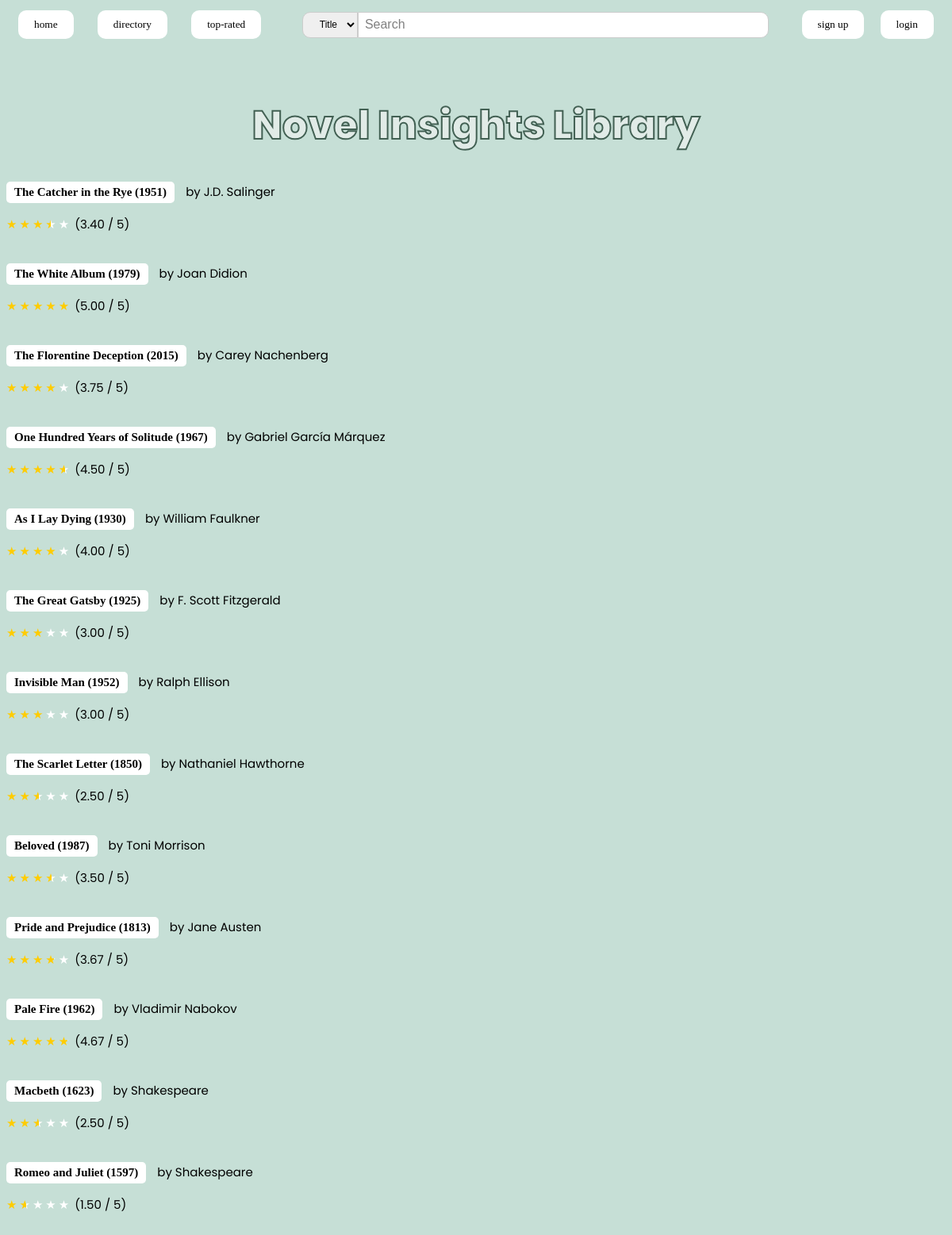
Page /books/list/ on the committed database.
### books/models.py (models this page shows)
class Book(models.Model):
    title = models.CharField(max_length=200, blank=False)
    author = models.CharField(max_length=200)
    pub_year = models.IntegerField(default=-1, blank=True)
    isbn = models.CharField(max_length=13, blank=True)
    olid = models.CharField(max_length=11, blank=True)
    @property
    def avg_rating(self):
        return decimalize(self.review_set.aggregate(
                avg=models.Avg('rating'))['avg'])

### books/views.py (the view)
# urls.py: path("list/", views.ListBooks, name="list_books"),
def ListBooks(request):
    books = Book.objects.all()
    context = {
        "books": books
    }
    return render(request, "books/list.html", context)

### utilities.py (called while the page is built)
def decimalize(num):
    if num is None:
        num = 0
    return Decimal(num).quantize(Decimal('0.01'))

### templates/books/list.html
{% extends "base.html" %}
{% block content %}
    <div class="container-fluid">
        <h1 class = "library">Novel Insights Library</h1>
        {% for book in books %}
            <div>
                <span>
                    <a class = "book-libr" href="{% url 'books:view_book' book.id %}" style="font-weight:bold;">{{ book.title }} ({{ book.pub_year }})</a>
                         by {{book.author}}
                </span>
                <div class="book-info">
                    {% if book.avg_rating != 0.0 %}
                        <p>
                            <div class="Stars" style="--rating: {{book.avg_rating}};" aria-label="Rating of this product is {{book.avg_rating}} out of 5."></div>
                            ({{book.avg_rating}} / 5)
                        </p>
                    {% else %}
                        <p class="no-reviews" style="color:gray;font-style:italic;">No reviews for this book.</p>
                    {% endif %}
                </div>
            </div>
            <br />
        {% endfor %}
    </div>
{% endblock %}

### static/css/list.css (style rules this page uses)
.container-fluid { font-size:15px; font-family: Poppins; }
.library { text-align:center; -webkit-text-stroke: 2px #426053; font-family: 'Poppins'; font-style: normal; font-weight: 400; font-size: 50px; line-height: 75px; color: #e1ebe7; font-size: 50px; font-family:"Poppins", sans-serif; font-weight: 800; }
.book-libr { display: inline-block; font-family: Verdana; color: black; background-color: white; padding: 5px 10px; margin-right:10px; border: none; border-radius: 5px; text-align: center; text-decoration: none; cursor: pointer; }

### static/css/stars.css (style rules this page uses)
:root { --star-color: #fff; --star-background: #fc0; }
.Stars { --percent: calc(var(--rating) / 5 * 100%); display: inline-block; font-size: var(--star-size); font-family: Times; line-height: 1; }
.Stars::before { content: "★★★★★"; letter-spacing: 3px; background: linear-gradient(90deg, var(--star-background) var(--percent), var(--star-color) var(--percent)); -webkit-background-clip: text; -webkit-text-fill-color: transparent; }

### static/css/base.css (style rules this page uses)
body { background-color: #c6dfd6; }

### rows in the picture
Book: title "The Catcher in the Rye", pub_year "1951", author "J.D. Salinger", avg_rating "3.40"
Book: title "The White Album", pub_year "1979", author "Joan Didion", avg_rating "5.00"
Book: title "The Florentine Deception", pub_year "2015", author "Carey Nachenberg", avg_rating "3.75"
Book: title "One Hundred Years of Solitude", pub_year "1967", author "Gabriel García Márquez", avg_rating "4.50"
Book: title "As I Lay Dying", pub_year "1930", author "William Faulkner", avg_rating "4.00"
Book: title "The Great Gatsby", pub_year "1925", author "F. Scott Fitzgerald", avg_rating "3.00"
Book: title "Invisible Man", pub_year "1952", author "Ralph Ellison", avg_rating "3.00"
Book: title "The Scarlet Letter", pub_year "1850", author "Nathaniel Hawthorne", avg_rating "2.50"
Book: title "Beloved", pub_year "1987", author "Toni Morrison", avg_rating "3.50"
Book: title "Pride and Prejudice", pub_year "1813", author "Jane Austen", avg_rating "3.67"
Book: title "Pale Fire", pub_year "1962", author "Vladimir Nabokov", avg_rating "4.67"
Book: title "Macbeth", pub_year "1623", author "Shakespeare", avg_rating "2.50"
Book: title "Romeo and Juliet", pub_year "1597", author "Shakespeare", avg_rating "1.50"
